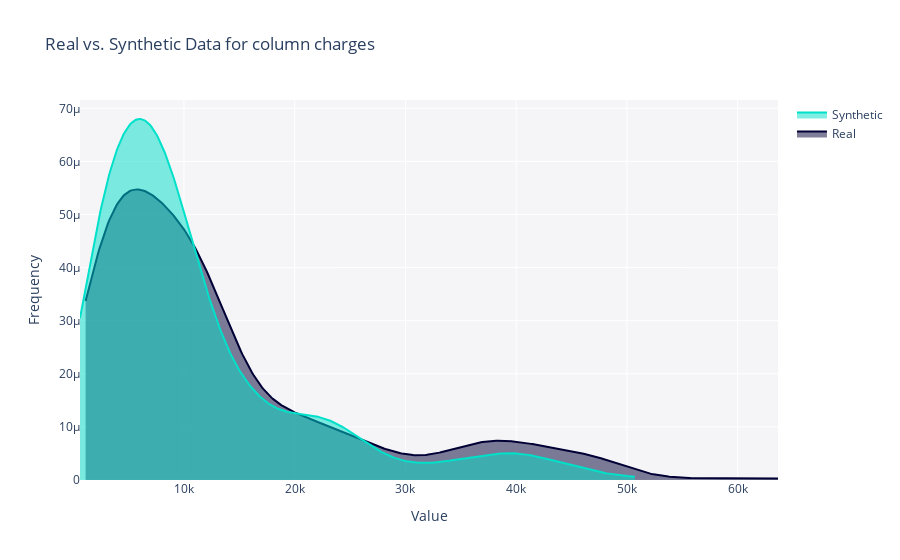

Source (notebook cell):
### Markdown cell above
**TO DO:** Visualize individual feature distributions using `get_column_plot`

### Code cell
from sdmetrics.reports import utils

fig = utils.get_column_plot(
    real_data=real_data,
    synthetic_data=synthetic_data,
    column_name='charges',
    metadata=metadata
)

fig.show()

### Figure 1 — Plotly figure (JSON) as saved in the notebook; plotly's stock layout.template omitted (floating-point values rounded to 4 significant figures; data arrays with more than 128 entries replaced by an {"elided": "..."} marker saying what was removed)
{"data": [{"fill": "tozeroy", "hovertemplate": "<b>Real</b><br>Value: %{x}<br>Frequency: %{y}<extra></extra>", "legendgroup": "Real", "marker": {"color": "#000036"}, "mode": "lines", "name": "Real", "showlegend": true, "type": "scatter", "x": {"elided": "500 float values"}, "xaxis": "x", "y": {"elided": "500 float values"}, "yaxis": "y"}, {"fill": "tozeroy", "hovertemplate": "<b>Synthetic</b><br>Value: %{x}<br>Frequency: %{y}<extra></extra>", "legendgroup": "Synthetic", "marker": {"color": "#01E0C9"}, "mode": "lines", "name": "Synthetic", "showlegend": true, "type": "scatter", "x": {"elided": "500 float values"}, "xaxis": "x", "y": {"elided": "500 float values"}, "yaxis": "y"}], "layout": {"autosize": true, "barmode": "overlay", "hovermode": "closest", "legend": {"traceorder": "reversed"}, "plot_bgcolor": "#F5F5F8", "title": {"text": "Real vs. Synthetic Data for column charges"}, "xaxis": {"anchor": "y2", "autorange": true, "domain": [0, 1], "range": [615.9, 63650.0], "title": {"text": "Value"}, "type": "linear", "zeroline": false}, "yaxis": {"anchor": "free", "autorange": true, "domain": [0, 1], "position": 0, "range": [0, 7.157e-05], "title": {"text": "Frequency"}, "type": "linear"}}}
